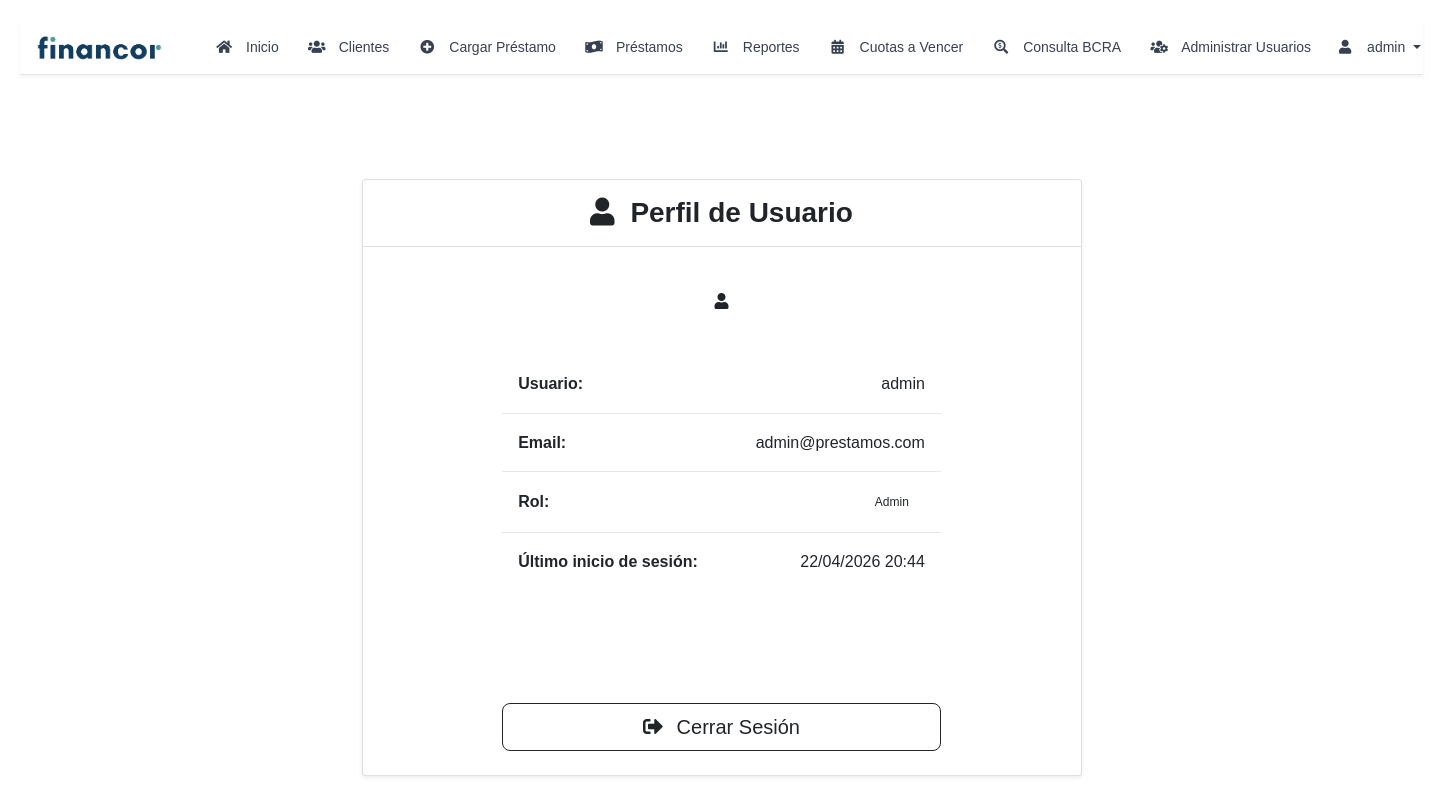
/auth/profile (signed in), run on the app's committed database.
### models.py (models this page shows, shortened)
class User(UserMixin, db.Model):
    __tablename__ = 'user'
    id = db.Column(db.Integer, primary_key=True)
    username = db.Column(db.String(80), unique=True, nullable=False)
    email = db.Column(db.String(120), unique=True, nullable=True)
    password = db.Column(db.String(128))
    role = db.Column(db.String(20), nullable=False, default='user')
    is_active = db.Column(db.Boolean, default=True)
    created_at = db.Column(db.DateTime, default=datetime.utcnow)
    last_login = db.Column(db.DateTime)
    created_by = db.Column(db.Integer, db.ForeignKey('user.id'), nullable=True)
    updated_by = db.Column(db.Integer, db.ForeignKey('user.id'))
    creator = db.relationship('User', remote_side=[id], foreign_keys=[created_by], backref='created_users')
    updater = db.relationship('User', remote_side=[id], foreign_keys=[updated_by], backref='updated_users')
    clientes = db.relationship('Cliente',
                             foreign_keys='Cliente.created_by',
                             backref=db.backref('created_by_user', lazy=True))
    prestamos = db.relationship('Prestamo',
                              foreign_keys='Prestamo.created_by',
                              backref=db.backref('created_by_user', lazy=True))
    @property
    def is_admin(self):
        return self.role == 'admin'

### auth_routes.py (the view)
@auth.route('/profile')
@login_required
def profile():
    return render_template('auth/profile.html', user=current_user)

### app.py (called while the page is built)
@login_manager.user_loader
def load_user(user_id):
    return User.query.get(int(user_id))

@app.context_processor
def utility_processor():
    def is_admin():
        return current_user.is_authenticated and current_user.is_admin
    return dict(is_admin=is_admin)

### templates/auth/profile.html (shortened to what this page needs)
{% extends "layout.html" %}
{% block content %}
<div class="container mt-5">
    <div class="card shadow-sm">
        <div class="card-header bg-purple-100 text-dark py-3">
            <h2 class="mb-0 text-center fs-3 fw-bold text-gray-700">
                <i class="fas fa-user me-2"></i>
                Perfil de Usuario
            </h2>
        </div>
        <div class="card-body p-4">
            <div class="row justify-content-center">
                <div class="col-md-8">
                    <div class="text-center mb-4">
                        <div class="avatar-circle bg-gray-light mx-auto">
                            <i class="fas fa-user text-gray-700"></i>
                        </div>
                    </div>
                    <div class="user-info">
                        <div class="info-row">
                            <span class="info-label">Usuario:</span>
                            <span class="info-value">{{ user.username }}</span>
                        </div>
                        <div class="info-row">
                            <span class="info-label">Email:</span>
                            <span class="info-value">{{ user.email }}</span>
                        </div>
                        <div class="info-row">
                            <span class="info-label">Rol:</span>
                            <span class="info-value">
                                <span
                                    class="badge {% if user.role == 'admin' %}bg-purple-100 text-gray-700{% else %}bg-gray-light text-gray-700{% endif %}">
                                    {{ user.role|title }}
                                </span>
                            </span>
                        </div>
                        <div class="info-row">
                            <span class="info-label">Último inicio de sesión:</span>
                            <span class="info-value">{{ user.last_login.strftime('%d/%m/%Y %H:%M') if user.last_login
                                else 'Nunca' }}</span>
                        </div>
                    </div>
                    <div class="mt-5 d-flex flex-column gap-3">
                        <a href="{{ url_for('auth.change_password') }}" class="btn btn-gray btn-lg">
                            <i class="fas fa-key me-2"></i>
                        </a>
                        <a href="{{ url_for('auth.logout') }}" class="btn btn-outline-danger btn-lg">
                            <i class="fas fa-sign-out-alt me-2"></i>
                            Cerrar Sesión
                        </a>
                    </div>
                </div>
            </div>
        </div>
    </div>
</div>
{% endblock %}

### templates/base_nav.html (shortened to what this page needs)
<!DOCTYPE html>
<html lang="es">
<head>
    <link href="https://cdn.jsdelivr.net/npm/bootstrap@5.3.0/dist/css/bootstrap.min.css" rel="stylesheet">
    <link href="https://cdnjs.cloudflare.com/ajax/libs/font-awesome/6.0.0/css/all.min.css" rel="stylesheet">
    {% block extra_head %}{% endblock %}
</head>
<body>
    <nav class="navbar navbar-expand-lg navbar-light">
        <div class="container">
            <a class="navbar-brand" href="{{ url_for('index') }}">
                <img src="{{ url_for('static', filename='img/financor_2.png') }}" alt="Financor Logo">
            </a>
            <div class="collapse navbar-collapse" id="navbarNav">
                <ul class="navbar-nav me-auto">
                    <li class="nav-item">
                        <a class="nav-link {% if active_page == 'inicio' %}active{% endif %}"
                            href="{{ url_for('index') }}">
                            <i class="fas fa-home"></i>
                            <span>Inicio</span>
                        </a>
                    </li>
                    <li class="nav-item">
                        <a class="nav-link {% if active_page == 'clientes' %}active{% endif %}"
                            href="{{ url_for('clientes') }}">
                            <i class="fas fa-users"></i>
                            <span>Clientes</span>
                        </a>
                    </li>
                    <li class="nav-item">
                        <a class="nav-link {% if active_page == 'cargar_prestamo' %}active{% endif %}"
                            href="{{ url_for('seleccionar_cliente_prestamo') }}">
                            <i class="fas fa-plus-circle"></i>
                            <span>Cargar Préstamo</span>
                        </a>
                    </li>
                    <li class="nav-item">
                        <a class="nav-link {% if active_page == 'prestamos' %}active{% endif %}"
                            href="{{ url_for('prestamos') }}">
                            <i class="fas fa-money-bill-wave"></i>
                            <span>Préstamos</span>
                        </a>
                    </li>
                    <li class="nav-item">
                        <a class="nav-link {% if active_page == 'reportes' %}active{% endif %}"
                            href="{{ url_for('reportes') }}">
                            <i class="fas fa-chart-bar"></i>
                            <span>Reportes</span>
                        </a>
                    </li>
                    <li class="nav-item">
                        <a class="nav-link {% if active_page == 'cuotas_a_vencer' %}active{% endif %}"
                            href="{{ url_for('cuotas_a_vencer') }}">
                            <i class="fas fa-calendar-alt"></i>
                            <span>Cuotas a Vencer</span>
                        </a>
                    </li>
                    <li class="nav-item">
                        <a class="nav-link {% if active_page == 'bcra' %}active{% endif %}"
                            href="{{ url_for('consultar_bcra') }}">
                            <i class="fas fa-search-dollar"></i>
                            <span>Consulta BCRA</span>
                        </a>
                    </li>
                    {% if current_user.is_authenticated and current_user.is_admin %}
                    <li class="nav-item">
                        <a class="nav-link {% if active_page == 'admin_users' %}active{% endif %}"
                            href="{{ url_for('auth.admin_users') }}">
                            <i class="fas fa-users-cog"></i>
                            <span>Administrar Usuarios</span>
                        </a>
                    </li>
                    {% endif %}
                </ul>
                <div class="navbar-nav">
                    {% if current_user.is_authenticated %}
                    <div class="nav-item dropdown">
                        <a class="nav-link dropdown-toggle d-flex align-items-center" href="#" id="userDropdown"
                            role="button" data-bs-toggle="dropdown">
                            <i class="fas fa-user me-2"></i>
                            <span>{{ current_user.username }}</span>
                        </a>
                    </div>
                    {% else %}
                    <a class="nav-link" href="{{ url_for('auth.login') }}">
                        <i class="fas fa-sign-in-alt me-2"></i>
                        <span>Iniciar Sesión</span>
                    </a>
                    {% endif %}
                </div>
            </div>
        </div>
    </nav>
    <div class="container">
        {% block content %}{% endblock %}
    </div>
</body>
</html>

### templates/base_nav.html (style rules this page uses)
body { color: #212529; background-color: #f8f9fa; }
.navbar-brand { padding: 0; min-width: 150px; display: flex; align-items: center; margin-right: 1rem; }
.navbar-brand img { height: 30px; width: auto; object-fit: contain; margin-right: 0.5rem; }
.navbar { padding: 0.5rem; background-color: white; border-bottom: 1px solid #e5e7eb; box-shadow: 0 2px 4px rgba(0, 0, 0, 0.05); margin-bottom: 0; }
.navbar>.container { max-width: 100%; padding: 0 0.5rem; margin-left: 0; }
.navbar-nav { display: flex; align-items: center; gap: 0.25rem; height: 100%; margin-left: 0; }
.nav-item { display: flex; align-items: center; height: 100%; }
.nav-link { display: flex !important; align-items: center; padding: 0.5rem 0.75rem !important; color: #6c757d; transition: all 0.2s; border-radius: 0.375rem; gap: 0.25rem; font-size: 0.875rem; font-weight: 500; height: 100%; white-space: nowrap; }
.nav-link i { font-size: 0.875rem; width: 1.25rem; text-align: center; }
.container { width: 100%; max-width: 95%; margin: 0 auto; padding: 0 1rem; }
.card { background-color: #fff; border: 1px solid rgba(0, 0, 0, 0.125); border-radius: 0.25rem; margin-bottom: 1rem; }
.card-header { background-color: rgba(0, 0, 0, 0.03); border-bottom: 1px solid rgba(0, 0, 0, 0.125); padding: 0.75rem 1.25rem; }
.card-body { padding: 1.25rem; }

### templates/layout.html (style rules this page uses)
html { font-family: inherit; }
* { font-family: inherit; }
body { margin: 0; padding: 0; background-color: #f5f5f5; color: #000000; background-color: #ffffff; }
.nav-link { display: inline-flex; align-items: center; padding: 0.5rem 0.75rem; color: #374151; text-decoration: none; border-radius: 0.375rem; transition: all 0.2s ease-in-out; font-size: 0.875rem; }
.nav-link i { margin-right: 0.5rem; }
.container { width: 100%; max-width: 95%; margin: 1rem auto; padding: 0 1rem; }
body { font-family: Arial, sans-serif; margin: 20px; line-height: 1.6; }
.container { max-width: 800px; margin: 0 auto; padding: 20px; }
h2 { color: #666; text-align: center; margin-bottom: 1rem; font-weight: normal; }
.card { margin: 1rem auto; width: 100%; }
.card-body { padding: 1.25rem; }

### templates/auth/profile.html (style rules this page uses)
.avatar-circle { width: 60px; height: 60px; border-radius: 50%; display: flex; align-items: center; justify-content: center; background-color: var(--color-gray-light); margin-bottom: 1.5rem; }
.user-info { max-width: 600px; margin: 0 auto; }
.info-row { display: flex; justify-content: space-between; align-items: center; padding: 1rem; border-bottom: 1px solid #e5e7eb; }
.info-row:last-child { border-bottom: none; }
.info-label { font-weight: 600; color: var(--color-gray); }
.info-value { color: var(--color-gray); }
.badge { padding: 0.5rem 1rem; border-radius: 9999px; font-weight: 500; }
.bg-purple-100 { background-color: var(--color-gray-light) !important; }
.bg-gray-light { background-color: var(--color-gray-light); }
.text-gray-700 { color: var(--color-gray) !important; }
.btn-gray { background-color: var(--color-gray); border-color: var(--color-gray); color: white; }
.btn-outline-danger { color: var(--color-danger); border-color: var(--color-danger); }

### data on the page
User: username "admin", email "admin@prestamos.com", role "Admin", last_login "22/04/2026 20:44"
